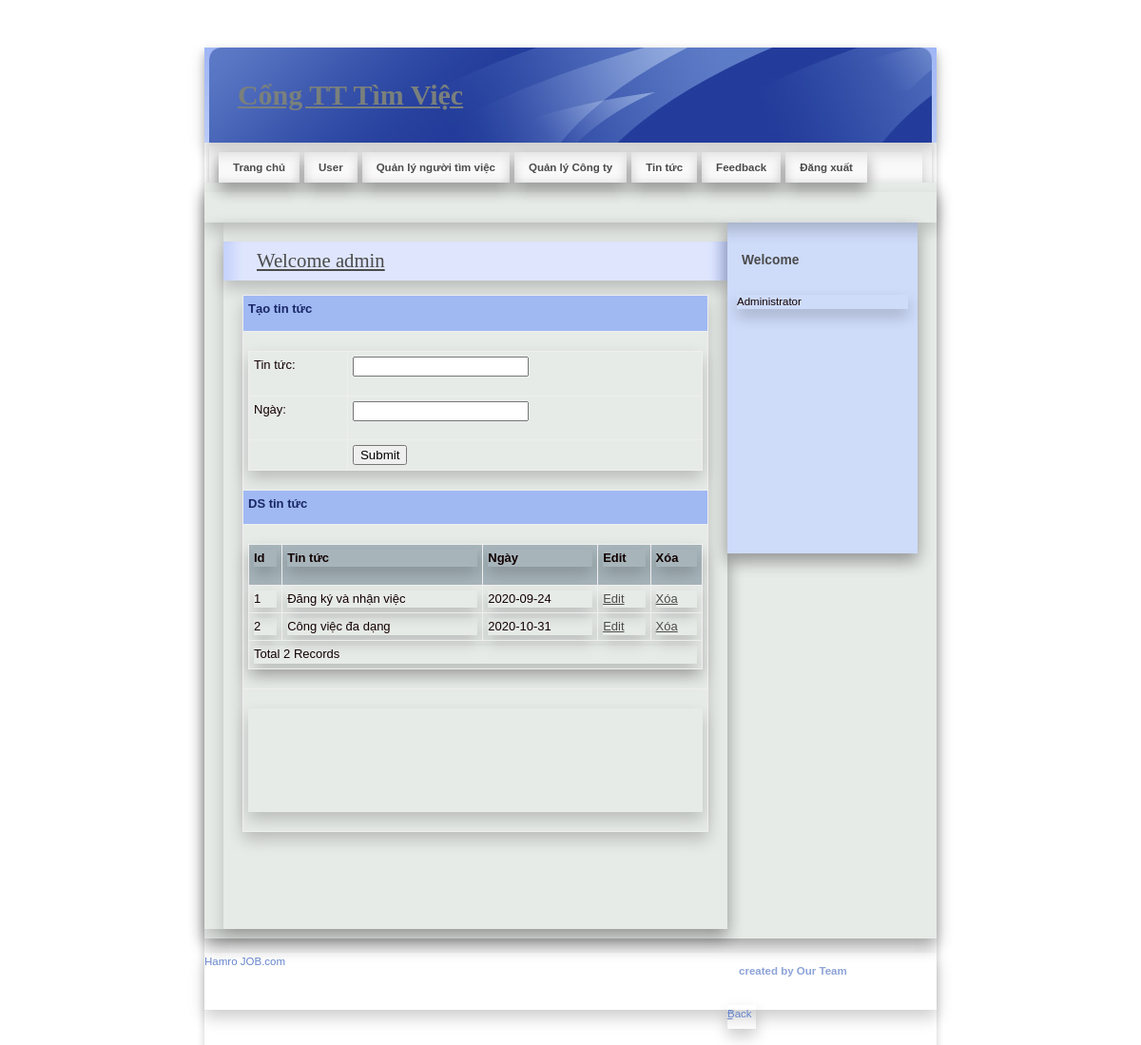
/Admin/News.php (signed in), run on the app's committed database.
### tables this page shows
CREATE TABLE `news_master` (
  `NewsId` int(11) NOT NULL,
  `News` varchar(200) NOT NULL,
  `NewsDate` date NOT NULL
);

### Admin/News.php (the view, shortened to what this page needs)
<!DOCTYPE html PUBLIC "-//W3C//DTD XHTML 1.0 Strict//EN" "http://www.w3.org/TR/xhtml1/DTD/xhtml1-strict.dtd">
<html xmlns="http://www.w3.org/1999/xhtml" xml:lang="cs" lang="cs">
<head>
    <link rel="stylesheet" media="screen,projection" type="text/css" href="./css/main.css"/>
    <link rel="stylesheet" media="print" type="text/css" href="./css/print.css"/>
    <link rel="stylesheet" media="aural" type="text/css" href="./css/aural.css"/>
    <link href="../SpryAssets/SpryValidationTextField.css" rel="stylesheet" type="text/css"/>
</head>
</head>
<body id="www-url-cz">
<div id="main" class="box">
    <?php
    include "Header.php"
    ?>
    <?php
    include "menu.php"
    ?>
    <div id="page" class="box">
        <div id="page-in" class="box">
            <div id="strip" class="box noprint">
                <p id="breadcrumbs">&nbsp;</p>
            </div>
            <div id="content">
                <div class="article">
                    <h2><span><a href="#">Welcome admin</a></span></h2>
                    <table width="100%" border="0" cellspacing="0" cellpadding="0">
                        <tr>
                            <td height="27" bgcolor="#A0B9F3"><span class="style4 style10">Tạo tin tức</span></td>
                        </tr>
                        <tr>
                            <td height="26">
                                <form id="form1" method="post" action="InsertNews.php">
                                    <table width="100%" height="109" border="0" cellpadding="0" cellspacing="0">
                                        <tr>
                                            <td height="36"><span class="style9">Tin tức:</span></td>
                                            <td><span id="sprytextfield1">
                              <label>
                              <input type="text" name="txtNews" id="txtNews"/>
                              </label>
                              <span class="textfieldRequiredMsg">A value is required.</span></span></td>
                                        </tr>
                                        <tr>
                                            <td height="35"><span class="style9">Ngày:</span></td>
                                            <td><span id="sprytextfield2">
                              <label>
                              <input type="text" onclick="ds_sh(this);" name="txtDate" id="txtDate"/>
                              </label>
                              <span class="textfieldRequiredMsg">A value is required.</span></span></td>
                                        </tr>
                                        <tr>
                                            <td>&nbsp;</td>
                                            <td><label>
                                                    <input type="submit" name="button" id="button" value="Submit"/>
                                                </label></td>
                                        </tr>
                                    </table>
                                </form>
                            </td>
                        </tr>
                        <tr>
                            <td height="25" bgcolor="#A0B9F3"><span class="style3">DS tin tức</span></td>
                        </tr>
                        <tr>
                            <td>
                                <table width="100%" border="1" bordercolor="#1CB5F1">
                                    <tr>
                                        <th height="32" bgcolor="#1CB5F1">
                                            <div align="left" class="style12 style13 style7 style8">Id</div>
                                        </th>
                                        <th bgcolor="#1CB5F1">
                                            <div align="left" class="style11 style7 style8">Tin tức</div>
                                        </th>
                                        <th bgcolor="#1CB5F1">
                                            <div align="left" class="style11 style7 style8">Ngày</div>
                                        </th>
                                        <th height="32" bgcolor="#1CB5F1">
                                            <div align="left" class="style11 style7 style8">Edit</div>
                                        </th>
                                        <th bgcolor="#1CB5F1">
                                            <div align="left" class="style11 style7 style8">Xóa</div>
                                        </th>
                                    </tr>
                                    <?php
                                    $con = mysqli_connect("localhost","root","","job");
									mysqli_set_charset($con, 'UTF8');
                                    $sql = "select * from news_master";
                                    $result = mysqli_query($con,$sql);
                                    while ($row = mysqli_fetch_array($result)) {
                                        $Id = $row['NewsId'];
                                        $News = $row['News'];
                                        $NewsDate = $row['NewsDate'];
                                        ?>
                                        <tr>
                                            <td>
                                                <div align="left" class="style11 style7 style8"><?php echo $Id; ?></div>
                                            </td>
                                            <td>
                                                <div align="left"
                                                     class="style11 style7 style8"><?php echo $News; ?></div>
                                            </td>
                                            <td>
                                                <div align="left"
                                                     class="style11 style7 style8"><?php echo $NewsDate; ?></div>
                                            </td>
                                            <td>
                                                <div align="left" class="style11 style7 style8"><a
                                                        href="EditNews.php?NewsId=<?php echo $Id; ?>">Edit</a></div>
                                            </td>
                                            <td>
                                                <div align="left" class="style11 style7 style8"><a
                                                        href="DeleteNews.php?NewsId=<?php echo $Id; ?>">Xóa</a></div>
                                            </td>
                                        </tr>
                                        <?php
                                    }
                                    $records = mysqli_num_rows($result);
                                    ?>
                                    <tr>
                                        <td colspan="5">
                                            <div align="left"
                                                 class="style11 style7 style8"><?php echo "Total " . $records . " Records"; ?> </div>
                                        </td>
                                    </tr>
                                </table>
                            </td>
                        </tr>
                        <tr>
                            <td height="26">
                                <form method="post" action="InsertNews.php">
                                    <table width="100%" height="109" border="0" cellpadding="0" cellspacing="0">
                                    </table>
                                </form>
                            </td>
                        </tr>
                    </table>
                    <p>&nbsp;</p>
                    <p class="btn-more box noprint">&nbsp;</p>
                </div>
            </div>
            <?php
            include "right.php"
            ?>
        </div>
    </div>
    <?php
    include "footer.php"
    ?>
</div>
</body>
</html>

### JobSeeker/css/main.css (style rules this page uses)
* { min-height: 1px; }
body { border: 0; margin: 0; padding: 0; background: #ffffff; font: 72%/160% "verdana", sans-serif; color: #120101; _text-align: center; }
a { color: #4b4b4b; }
p { border: 0; margin: 15px 0; padding: 0; }
div { display: block; border: 0; margin: 0; padding: 0; box-shadow: 0 8px 16px 0 rgba(0, 0, 0, 0.2); }
h1, h2, h3, h4, h5 { border: 0; margin: 15px 0 10px 0; padding: 0; font-weight: bold; }
h2 { font-size: 180%; line-height: 100%; font-family: "georgia", serif; font-weight: normal; }
table { display: table; border-collapse: collapse; margin: 15px 0; padding: 0; border: 1px solid rgb(238, 95, 95); font-size: 100%; box-shadow: 0 8px 16px 0 rgba(0, 0, 0, 0.2); }
tr { display: table-row; }
th, td { display: table-cell; border: 1px solid rgb(238, 238, 238); margin: 0; padding: 5px; vertical-align: top; text-align: left; }
th { background: rgba(81, 110, 128, 0.43); text-align: center; columns: #120101; font-weight: bold; }
form { border: 0; margin: 0; padding: 0; }
a, img, span { border: 0; margin: 0; padding: 0; }
.box { min-height: 1px; _height: 1px; }
.box:after { content: "."; display: block; line-height: 0px; font-size: 0px; visibility: hidden; clear: both; }
#main { width: 770px; margin: 50px auto 0 auto; _text-align: left; box-shadow: 0 4px 8px 0 rgba(0, 0, 0, 0.2); }
#page { width: 770px; min-height: 1px; background: #e7ebe8; _height: 1px; box-shadow: 0 8px 16px 0 rgba(0, 0, 0, 0.2); }
#page-in { min-height: 1px; padding: 10px 0; _height: 1px; box-shadow: 0 8px 16px 0 rgba(0, 0, 0, 0.2); }
#strip { position: relative; clear: both; padding: 3px 20px 10px 20px; color: #7a807c; }
#strip p { margin: 0; }
#strip #breadcrumbs { width: 520px; margin: 0; padding: 0; }
#content { float: left; width: 530px; _width: 550px; margin: 0; padding: 0 0 0 20px; }
#content .article { clear: both; margin: 0; padding: 20px; }
#content .article h2 { margin: 0 -20px; padding: 10px; background: #dee5fd url("../design/content_title_bg.gif") 0 0 repeat-y; color: #4b4b4b; box-shadow: 0 8px 16px 0 rgba(0, 0, 0, 0.2); }
#content .article h2 span { padding-left: 25px; }
#content .article p { text-align: justify; }
#content .btn-more { margin: 0 0 15px 0; padding: 0; border: 0; position: relative; }

### Admin/css/print.css (style rules this page uses)
body { border:0; margin:0; padding:0; font-size:12pt }
a { color:#000; text-decoration:none; }
h1, h2, h3 { page-break-after:avoid; page-break-inside:avoid; }
table { border-collapse: collapse; border-width:1px; border-style:solid; }
th, td { display:table-cell; border-width:1px; border-style:solid; }
.noprint { display:none; }

### Admin/css/aural.css (style rules this page uses)
body { voice-family:paul,male; volume:loud; speech-rate:slow; richness:90; stress:20; }
h1, h2, h3, h4, h5 { cue-before:url("ping.au"); }
p, table { pause:50ms; }

### Admin/News.php (style rules this page uses)
.style3 { font-family: Verdana, Arial, Helvetica, sans-serif; font-size: small; font-weight: bold; color: #192666; }
.style4 { font-family: Verdana, Arial, Helvetica, sans-serif; font-size: small; font-weight: bold; color: #FFFFFF; }
.style7 { font-size: small }
.style8 { font-family: Verdana, Arial, Helvetica, sans-serif }
.style9 { font-family: Verdana, Arial, Helvetica, sans-serif; font-size: small; }

### data on the page
news_master: NewsId "1", News "Đăng ký và nhận việc", NewsDate "2020-09-24"
news_master: NewsId "2", News "Công việc đa dạng", NewsDate "2020-10-31"

### other printed values
$records "2"
